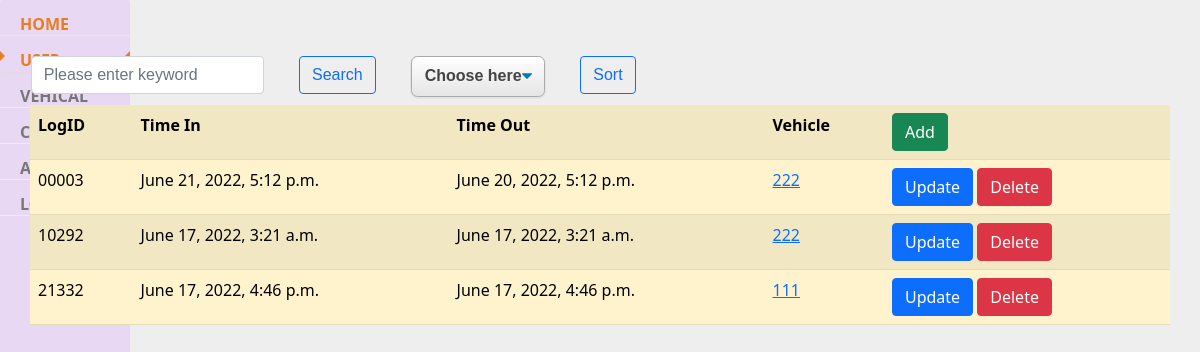
/parkingmanage/parkinglog (signed in), run on an earlier commit of the app's database.
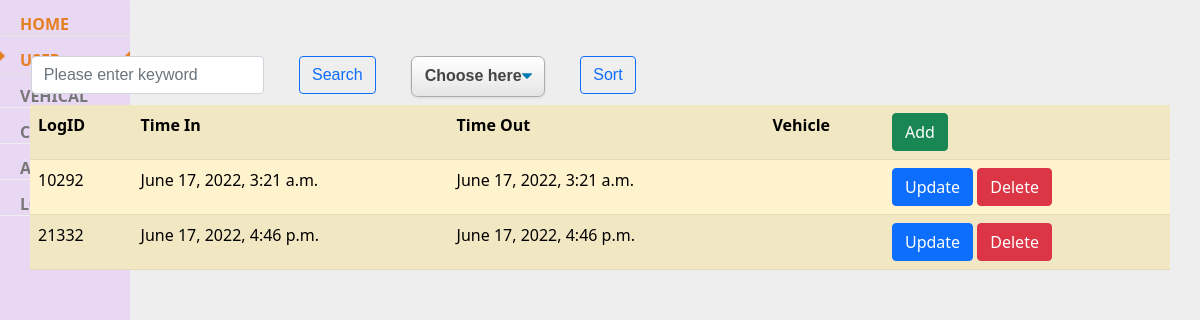
And on a later commit of the database.
### parkingmanage/models.py (models this page shows, shortened)
class ParkingLog(models.Model):
    logId = models.TextField(max_length=10)
    timeIn = models.DateTimeField(null=True)
    timeOut = models.DateTimeField(null=True)
    vehicle = models.ForeignKey(Vehicle,
                            on_delete=models.CASCADE,
                            blank=True,
                            null=True)

class Vehicle(models.Model):
    licensePlate = models.TextField(max_length=10)
    color = models.TextField(max_length=255, null=True)
    type = models.TextField(max_length=255, null=True)
    brand = models.TextField(max_length=255, null=True)
    user = models.ForeignKey(User,
                            on_delete=models.CASCADE,
                            blank=True,
                            null=False)

### parkingmanage/views.py (the view)
# urls.py: path('parkinglog', list_view_log, name='list_log'),
def list_view_log(request):
    mode = 'none'
    if request.session['username'] is None:
        return render(request, 'login.html', { 'display': 'none' })
    usertype = request.session['usertype']
    if usertype == 'Administrator' or usertype == 'Manager':
        mode = 'block'
    keyword = request.GET.get('keyword')
    Selectsort = request.GET.get('selectsort')
    if Selectsort not in ['logId', 'vehicle']:
        Selectsort = 'logId'
    if keyword :
        logs = ParkingLog.objects.filter(logId__icontains=keyword) | ParkingLog.objects.filter(vehicle__icontains=keyword)
    else :
        logs = ParkingLog.objects.all()
    context = {
        'mode': mode,
        'keyword': keyword,
        'logs' :logs.order_by(Selectsort)
        }
    return render(request,"loglist.html",context)

### parkingmanage/templates/loglist.html (shortened to what this page needs)
{% extends 'base.html' %}
{% block content %}
<form>
    <div class="row">
        <div class="col-auto">
            <input class="form-control" type="text" name="keyword" value ="{{keyword | default:''}}" placeholder="Please enter keyword">
        </div>
        <div class="col-auto">
            <input class="btn btn-outline-primary" type="submit" value="Search">
        </div>
        <div class="col-auto">
            <select name="selectsort">
                <option value="" selected disabled hidden>Choose here</option>
            </select>
        </div>
        <div class="col-auto">
            <input class="btn btn-outline-primary" type="submit" value="Sort">
        </div>
    </div>
</form>
<table class="table table-striped table-hover; table-warning">
    <thred>
        <th>LogID</th>
        <th>Time In</th>
        <th>Time Out</th>
        <th>Vehicle</th>
        <th> <a href="/parkingmanage/parkinglog/create" class="btn btn-success"> Add </a> </th>
    </thred>
    <body>
        {% for log in logs %}
        <tr>
            <td>{{log.logId}}</td>
            <td>{{log.timeIn}}</td>
            <td>{{log.timeOut}}</td>
            <td> <a href= "{% url 'detail_vehicle' log.vehicle.id%}"> {{log.vehicle.licensePlate}} </a></td>
            <td>
                <a href="{% url 'update_log' log.id%}" class="btn btn-primary"> Update </a>
                <a href="{% url 'delete_log' log.id%}" class="btn btn-danger"> Delete </a>
            </td>
        </tr>
        {% endfor %}
    </body>
</table>
{% endblock %}

What changed in the data, as far as the page shows it:
removed ParkingLog: logId "00003", timeIn "June 21, 2022, 5:12 p.m.", timeOut "June 20, 2022, 5:12 p.m.", vehicle.licensePlate "222"
changed ParkingLog "June 17, 2022, 3:21 a.m.": vehicle_id 8 → empty (drawn); vehicle.licensePlate "222" → (not shown)
changed ParkingLog "June 17, 2022, 4:46 p.m.": vehicle_id 7 → empty (drawn); vehicle.licensePlate "111" → (not shown)
